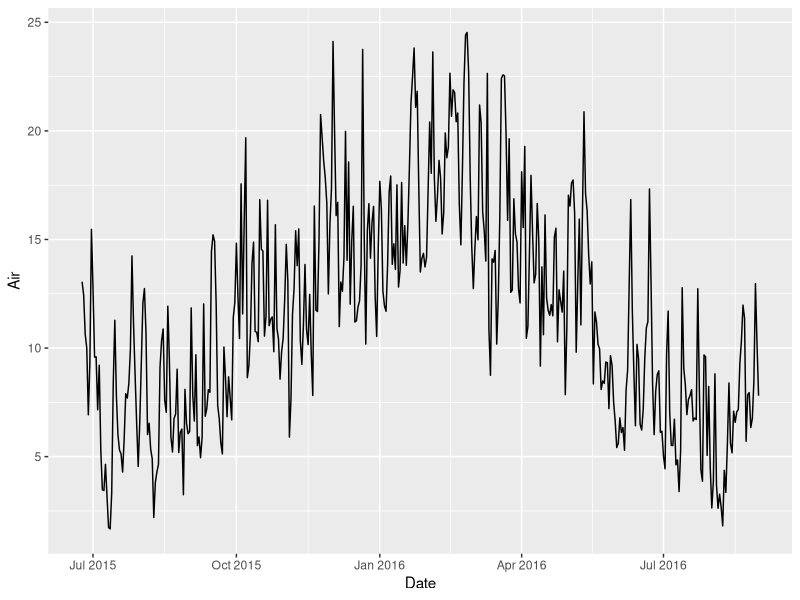
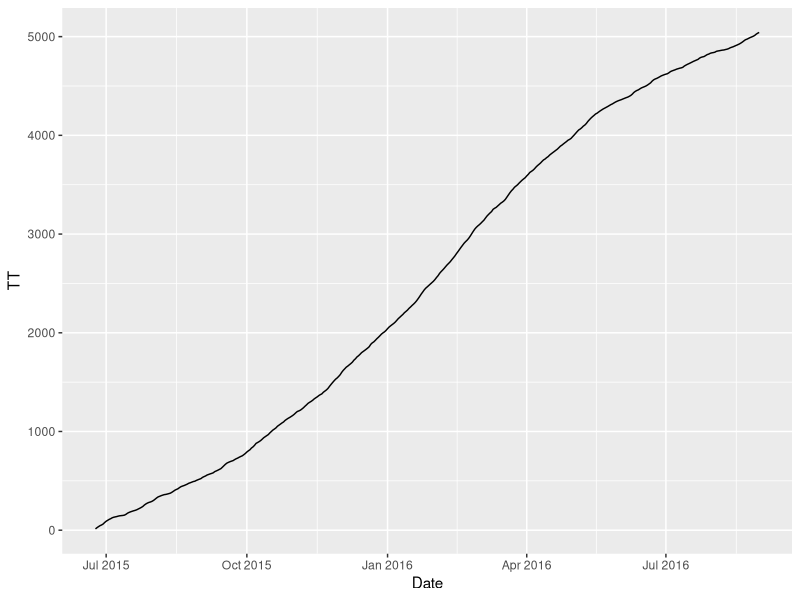

Reproduce these figures in R, in order.
## ---- chunk 1
library(tidyr)
library (dplyr)
library (ggplot2)
library (lubridate)
## ---- chunk 2
setwd("C:\\Users\\EdCarmen\\Documents\\CarmenProjects2016\\GitSubclover")
getwd()
df_file <- read.table("HistoricMeanTemp.txt", header=TRUE)

head(df_file)

#keep this script for the real weather data

#df_Airjune <- read.table("MeanAirTMidJune.txt",header=TRUE)
#head(df_Airjune)
#df_file <- read.table("LoggerTemp.txt",header=TRUE)
#head(df_file)

#df_file <- rbind(df_Airjune,df_file)
#head(df_file,20)


## ---- chunk 3
#Calculat Mean Air Temp

df_file$Date <- dmy(df_file$Date)

df_file <- df_file%>%
group_by(Date)%>%
summarise_each(funs(mean))
head(df_file)

#graph meanAir Temp

df_file %>% 
ggplot(aes(x=Date, y= Air)) +
    geom_line()
## ---- chunk 4

df_file <- df_file%>%
group_by(Date) %>%
summarise_each(funs(mean))%>%
  mutate(TT = cumsum(Air))%>%
 # dplyr::select(-hour,-Air)
  dplyr::select(-Air) # using I2 input

write.table(df_file, "ThermalSum.txt")

## ---- chunk 5

df_file %>% 
ggplot(aes(x=Date, y= TT)) +
    geom_line()

